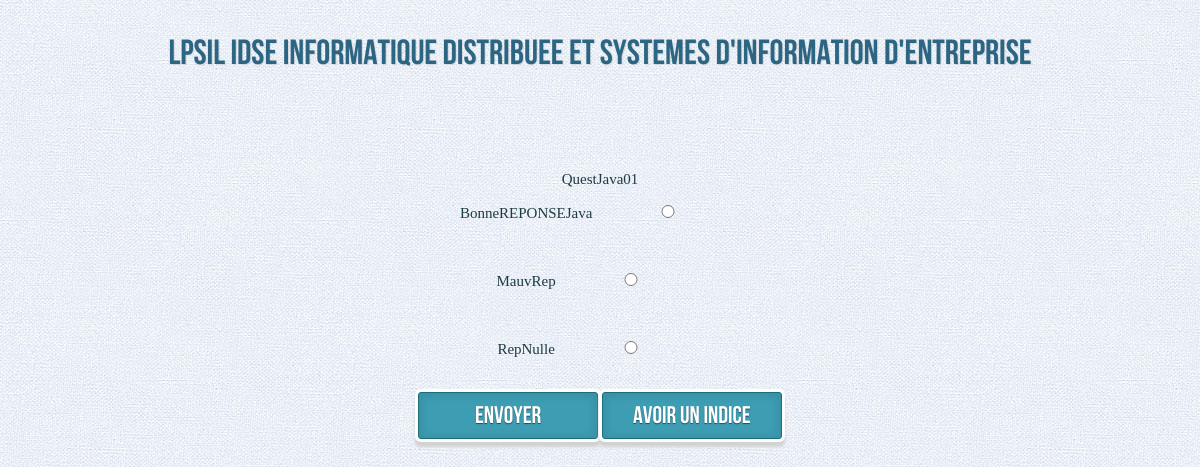
Page /etudiant/questionnaire.php?q=1 (signed in) on the committed database.
### tables this page shows
CREATE TABLE `question` (
  `id_question` int(3) NOT NULL,
  `id_theme` int(3) NOT NULL,
  `id_bonne_reponse` int(1) NOT NULL,
  `intitule_question` varchar(255) NOT NULL,
  `indice` varchar(255) NOT NULL,
  `scoreMax` int(2) NOT NULL
);

CREATE TABLE `reponse` (
  `id_reponse` int(3) NOT NULL,
  `id_question` int(3) NOT NULL,
  `intitule_reponse` varchar(255) NOT NULL
);

### class/question.class.php (called while the page is built, shortened)
<?php
require_once 'webpage.class.php';
require_once 'reponse.class.php';
class Question{
    private $id_question='';
    private $id_bonne_reponse='';
    private $intitule_question='';
    public function getIdQuestion(){
        return $this->id_question;
    }
    public function getIdBonneReponse(){
        return $this->id_bonne_reponse;
    }
    public function getIntituleQuestion(){
        return $this->intitule_question;
    }
    public static function getQuestion($id){
        $pdo = myPDO::getInstance()->prepare(<<<SQL
			SELECT *
			FROM question
			WHERE id_question = ?
SQL
        );
        $pdo->setFetchMode(PDO::FETCH_CLASS,__CLASS__);
        $pdo->execute(array($id));
        $elt = $pdo->fetch();
        if($elt !== false){
            return $elt;
        }
        else{
            throw new Exception('Aucune question correspondant n\'a été trouvée');
        }
    }
    public static function getIdQuestionFromJSON($indice){
        $json = file_get_contents('..\prof\questions.json', FILE_USE_INCLUDE_PATH);
        $questions = json_decode($json, true);
        if($indice <= count($questions['questions'])){
            return $questions['questions'][$indice-1];
        }
    }
    public function getAllReponses(){
        $pdo = myPDO::getInstance()->prepare(<<<SQL
			SELECT *
			FROM reponse
			WHERE id_question = ?
SQL
        );
        $pdo->setFetchMode(PDO::FETCH_CLASS,'reponse');
        $pdo->execute(array($this->getIdQuestion()));
        if(($liste = $pdo->fetchAll()) !== false){
            return $liste;
        }
        else{
            throw new Exception('Aucune réponses à la question enregistrée.');
        }
    }
    public function getThreeRdmReponses(){
        $arr = array();
        $pdo = myPDO::getInstance()->prepare(<<<SQL
			SELECT *
			FROM reponse
			WHERE id_reponse = ?
SQL
        );
        $pdo->setFetchMode(PDO::FETCH_CLASS,'reponse');
        $pdo->execute(array($this->getIdBonneReponse()));
        if(($bonneReponse = $pdo->fetch()) !== false){
            $reponses = $this->getAllReponses();
            foreach($reponses as $elementKey => $reponse) {
                if($reponse->getIdReponse() == $this->getIdBonneReponse()){
                    unset($reponses[$elementKey]);
                }
            }
            shuffle($reponses);
            $arr[] = $reponses[0];
            $arr[] = $reponses[1];
            $arr[] = $bonneReponse;
            shuffle($arr);
            return ($arr);
        }
        else{
            throw new Exception("Aucune bonne réponse pour cette question.");
        }
    }
}

### class/myPDO.class.php (called while the page is built, shortened)
<?php
final class myPDO {
    private static $_PDOInstance   = null ;
    private static $_DSN           = null ;
    private static $_username      = null ;
    private static $_password      = null ;
    private static $_driverOptions = array(
        PDO::ATTR_ERRMODE            => PDO::ERRMODE_EXCEPTION,
        PDO::ATTR_DEFAULT_FETCH_MODE => PDO::FETCH_ASSOC
    ) ;
    public static function getInstance() {
        if (is_null(self::$_PDOInstance)) {
            if (self::hasConfiguration()) {
                self::$_PDOInstance = new PDO(self::$_DSN, self::$_username, self::$_password, self::$_driverOptions) ;
            }
            else {
                throw new Exception(__CLASS__ . ": Configuration not set") ;
            }
        }
        return self::$_PDOInstance ;
    }
    public static function setConfiguration($dsn, $username='', $password='', array $driver_options=array()) {
        self::$_DSN           = $dsn ;
        self::$_username      = $username ;
        self::$_password      = $password ;
        self::$_driverOptions = $driver_options + self::$_driverOptions ;
    }
    private static function hasConfiguration() {
        return self::$_DSN !== null ;
    }
}

### class/reponse.class.php (called while the page is built, shortened)
<?php
class Reponse{
    private $id_reponse;
    private $intitule_reponse;
    public function getIdReponse(){
        return $this->id_reponse;
    }
    public function getIntituleReponse(){
        return $this->intitule_reponse;
    }
}

### etudiant/questionnaire.php (the view, shortened to what this page needs)
<?php
require_once('../class/webpage.class.php');
require_once('../class/question.class.php');
require_once('../class/reponse.class.php');
require_once('../include/header.php');
$page = new WebPage("Questionnaire");
if(isset($_GET['q'])){
    $idx = $_GET['q'];
    $next = $idx+1;
    $idQuestion = Question::getIdQuestionFromJSON($idx);
    $question = Question::getQuestion($idQuestion);
    $html=(<<<HTML
		<form name="questionnaire" method="POST" action="questionnaire.php?q={$next}">
		<h1>{$question->getIntituleQuestion()}<h1>
HTML
    );
    $reponses = $question->getThreeRdmReponses();
    foreach ($reponses as $reponse) {
        $html.=(<<<HTML
			<div>
</br>
			<label for="mark">{$reponse->getIntituleReponse()}</label>
    	<input name="answer" type="radio" value="{$reponse->getIdReponse()}" id="reponse">
    	</br>
 			</div></br></br>
HTML
        );
    }
    $html.=(<<<HTML
	  	<button type="submit">Envoyer</button>
	  	<button onclick="getIndice()" type="button">Avoir un indice</button>
<p id="indice"></p>
<input type="hidden" id="indiceScore" name="indiceShowed" value="0"></hidden>
<script>
function getIndice() {
    document.getElementById("indice").innerHTML = "{$question->getIndice()}";
  	document.getElementById("indiceScore").value = "1";
}
	</script>
</form>
HTML
    );
    $page->appendContent($html);
    echo $page->toHTML();
}

### css/demo.css (style rules this page uses)
body,div,dl,dt,dd,ul,ol,li,h1,h2,h3,h4,h5,h6,pre,form,fieldset,input,textarea,p,blockquote,th,td { margin:0; padding:0; }
html,body { margin:0; padding:0; height: 100%; }
h1,h2,h3,h4,h5,h6 { font-size:100%; font-weight:normal; }
body { font-family: Cambria, Palatino, "Palatino Linotype", "Palatino LT STD", Georgia, serif; background: #fff url(../images/background.jpg) repeat top left; font-weight: 400; font-size: 15px; color: #1d3c41; overflow-y: scroll; }

### css/style.css (style rules this page uses)
body { font-family: Cambria, Palatino, "Palatino Linotype", "Palatino LT STD", Georgia, serif; background: #fff url(../images/background.jpg) repeat top left; font-weight: 400; font-size: 15px; color: #1d3c41; overflow-y: scroll; }
body,div,dl,dt,dd,ul,ol,li,h1,h2,h3,h4,h5,h6,pre,form,fieldset,input,textarea,p,blockquote,th,td { margin:0; padding:0; }
html,body { margin:0; padding:0; height: 100%; }
h1,h2,h3,h4,h5,h6 { font-size:100%; font-weight:normal; }
button { width: 15%; cursor: pointer; background: rgb(61, 157, 179); padding: 8px 5px; font-family: 'BebasNeueRegular','Arial Narrow',Arial,sans-serif; color: #fff; font-size: 24px; border: 1px solid rgb(28, 108, 122); margin-bottom: 10px; text-shadow: 0 1px 1px rgba(0, 0, 0, 0.5); -webkit-border-radius: 3px; -moz-border-radius: 3px; border-radius: 3px; -webkit-box-shadow: 0px 1px 6px 4px rgba(0, 0, 0, 0.07) inset, 0px 0px 0px 3px rgb(254, 254, 254), 0px 5px 3px 3px rgb(210, 210, 210); -moz-box-shadow:0px 1px 6px 4px rgba(0, 0, 0, 0.07) inset, 0px 0px 0px 3px rgb(254, 254, 254), 0px 5px 3px 3px rgb(210, 210, 210); box-shadow:0px 1px 6px 4px rgba(0, 0, 0, 0.07) inset, 0px 0px 0px 3px rgb(254, 254, 254), 0px 5px 3px 3px rgb(210, 210, 210); -webkit-transition: all 0.2s linear; -moz-transition: all 0.2s linear; -o-transition: all 0.2s linear; transition: all 0.2s linear; }
input { padding: 10px 5px 10px 32px; height: 5%; width: 12%; }

### css/style2.css (style rules this page uses)
input { outline: none; }
button { width: 15%; cursor: pointer; background: rgb(61, 157, 179); padding: 8px 5px; font-family: 'BebasNeueRegular','Arial Narrow',Arial,sans-serif; color: #fff; font-size: 24px; border: 1px solid rgb(28, 108, 122); margin-bottom: 10px; text-shadow: 0 1px 1px rgba(0, 0, 0, 0.5); -webkit-border-radius: 3px; -moz-border-radius: 3px; border-radius: 3px; -webkit-box-shadow: 0px 1px 6px 4px rgba(0, 0, 0, 0.07) inset, 0px 0px 0px 3px rgb(254, 254, 254), 0px 5px 3px 3px rgb(210, 210, 210); -moz-box-shadow:0px 1px 6px 4px rgba(0, 0, 0, 0.07) inset, 0px 0px 0px 3px rgb(254, 254, 254), 0px 5px 3px 3px rgb(210, 210, 210); box-shadow:0px 1px 6px 4px rgba(0, 0, 0, 0.07) inset, 0px 0px 0px 3px rgb(254, 254, 254), 0px 5px 3px 3px rgb(210, 210, 210); -webkit-transition: all 0.2s linear; -moz-transition: all 0.2s linear; -o-transition: all 0.2s linear; transition: all 0.2s linear; }
input { padding: 10px 5px 10px 32px; height: 5%; width: 12%; }

### rows in the picture
question: intitule_question "QuestJava01"
reponse: intitule_reponse "BonneREPONSEJava"
reponse: intitule_reponse "MauvRep"
reponse: intitule_reponse "RepNulle"
